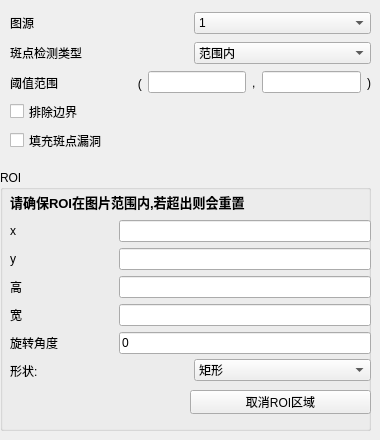
         <widget class="QWidget" name="blob_general_setting">
          <widget class="QGroupBox" name="blob_ROI_setting">
           <property name="geometry">
            <rect>
             <x>0</x>
             <y>170</y>
             <width>371</width>
             <height>261</height>
            </rect>
           </property>
           <property name="title">
            <string>ROI</string>
           </property>
           <widget class="QPushButton" name="blob_ROI_cancel">
            <property name="geometry">
             <rect>
              <x>190</x>
              <y>220</y>
              <width>181</width>
              <height>24</height>
             </rect>
            </property>
            <property name="text">
             <string>取消ROI区域</string>
            </property>
           </widget>
           <widget class="QWidget" name="layoutWidget">
            <property name="geometry">
             <rect>
              <x>10</x>
              <y>185</y>
              <width>361</width>
              <height>31</height>
             </rect>
            </property>
            <layout class="QHBoxLayout" name="horizontalLayout_52">
             <item>
              <widget class="QLabel" name="label_78">
               <property name="text">
                <string>形状:</string>
               </property>
              </widget>
             </item>
             <item>
              <widget class="QComboBox" name="blob_ROI_type">
               <property name="styleSheet">
                <string notr="true">selection-color: rgb(0, 0, 0);</string>
               </property>
               <item>
                <property name="text">
                 <string>矩形</string>
                </property>
               </item>
               <item>
                <property name="text">
                 <string>圆形</string>
                </property>
               </item>
              </widget>
             </item>
            </layout>
           </widget>
           <widget class="QWidget" name="layoutWidget">
            <property name="geometry">
             <rect>
              <x>10</x>
              <y>20</y>
              <width>361</width>
              <height>164</height>
             </rect>
            </property>
            <layout class="QGridLayout" name="gridLayout_62">
             <item row="0" column="0" colspan="2">
              <widget class="QLabel" name="label_13">
               <property name="font">
                <font>
                 <pointsize>10</pointsize>
                 <bold>true</bold>
                </font>
               </property>
               <property name="text">
                <string>请确保ROI在图片范围内,若超出则会重置</string>
               </property>
              </widget>
             </item>
             <item row="1" column="0">
              <widget class="QLabel" name="label_37">
               <property name="text">
                <string>x                             </string>
               </property>
              </widget>
             </item>
             <item row="1" column="1">
              <widget class="QLineEdit" name="blob_ROI_x"/>
             </item>
             <item row="2" column="0">
              <widget class="QLabel" name="label_38">
               <property name="text">
                <string>y</string>
               </property>
              </widget>
             </item>
             <item row="2" column="1">
              <widget class="QLineEdit" name="blob_ROI_y"/>
             </item>
             <item row="3" column="0">
              <widget class="QLabel" name="blob_ROI_h_l">
               <property name="text">
                <string>高</string>
               </property>
              </widget>
             </item>
             <item row="3" column="1">
              <widget class="QLineEdit" name="blob_ROI_height"/>
             </item>
             <item row="4" column="0">
              <widget class="QLabel" name="blob_ROI_w_l">
               <property name="text">
                <string>宽</string>
               </property>
              </widget>
             </item>
             <item row="4" column="1">
              <widget class="QLineEdit" name="blob_ROI_width"/>
             </item>
             <item row="5" column="0">
              <widget class="QLabel" name="blob_ROI_a_l">
               <property name="text">
                <string>旋转角度</string>
               </property>
              </widget>
             </item>
             <item row="5" column="1">
              <widget class="QLineEdit" name="blob_ROI_a">
               <property name="text">
                <string>0</string>
               </property>
              </widget>
             </item>
            </layout>
           </widget>
          </widget>
          <widget class="QWidget" name="layoutWidget">
           <property name="geometry">
            <rect>
             <x>10</x>
             <y>10</y>
             <width>361</width>
             <height>26</height>
            </rect>
           </property>
           <layout class="QHBoxLayout" name="horizontalLayout_47">
            <item>
             <widget class="QLabel" name="label_57">
              <property name="text">
               <string>图源</string>
              </property>
             </widget>
            </item>
            <item>
             <widget class="QComboBox" name="blob_raw_image">
              <property name="styleSheet">
               <string notr="true">selection-color: rgb(0, 0, 0);</string>
              </property>
              <item>
               <property name="text">
                <string>1</string>
               </property>
              </item>
             </widget>
            </item>
           </layout>
          </widget>
          <widget class="QWidget" name="layoutWidget">
           <property name="geometry">
            <rect>
             <x>10</x>
             <y>40</y>
             <width>361</width>
             <height>26</height>
            </rect>
           </property>
           <layout class="QHBoxLayout" name="horizontalLayout_48">
            <item>
             <widget class="QLabel" name="label_42">
              <property name="text">
               <string>斑点检测类型</string>
              </property>
             </widget>
            </item>
            <item>
             <widget class="QComboBox" name="blob_type">
              <property name="styleSheet">
               <string notr="true">selection-color: rgb(0, 0, 0);</string>
              </property>
              <item>
               <property name="text">
                <string>范围内</string>
               </property>
              </item>
              <item>
               <property name="text">
                <string>范围外</string>
               </property>
              </item>
             </widget>
            </item>
           </layout>
          </widget>
          <widget class="QWidget" name="layoutWidget">
           <property name="geometry">
            <rect>
             <x>10</x>
             <y>70</y>
             <width>361</width>
             <height>25</height>
            </rect>
           </property>
           <layout class="QHBoxLayout" name="horizontalLayout_49">
            <item>
             <widget class="QLabel" name="label_39">
              <property name="text">
               <string>阈值范围                        (</string>
              </property>
             </widget>
            </item>
            <item>
             <widget class="QLineEdit" name="blob_threshold_lower">
              <property name="maxLength">
               <number>3</number>
              </property>
             </widget>
            </item>
            <item>
             <widget class="QLabel" name="label_40">
              <property name="text">
               <string>,</string>
              </property>
             </widget>
            </item>
            <item>
             <widget class="QLineEdit" name="blob_threshold_upper">
              <property name="maxLength">
               <number>3</number>
              </property>
             </widget>
            </item>
            <item>
             <widget class="QLabel" name="label_41">
              <property name="text">
               <string>)</string>
              </property>
             </widget>
            </item>
           </layout>
          </widget>
          <widget class="QWidget" name="layoutWidget">
           <property name="geometry">
            <rect>
             <x>10</x>
             <y>100</y>
             <width>361</width>
             <height>52</height>
            </rect>
           </property>
           <layout class="QGridLayout" name="gridLayout_63">
            <item row="0" column="0">
             <widget class="QCheckBox" name="blob_exclude_borders">
              <property name="text">
               <string>排除边界</string>
              </property>
             </widget>
            </item>
            <item row="1" column="0">
             <widget class="QCheckBox" name="blob_fill">
              <property name="text">
               <string>填充斑点漏洞</string>
              </property>
             </widget>
            </item>
           </layout>
          </widget>
         </widget>
